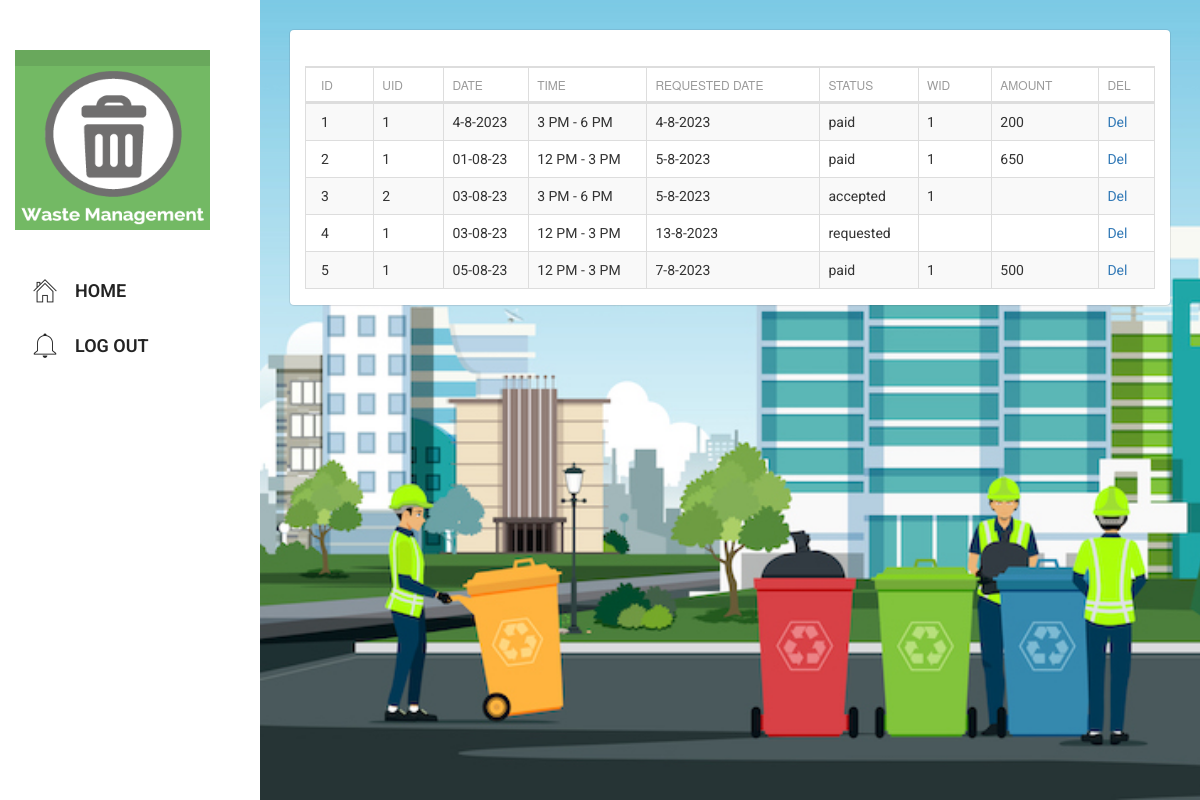
Page /php/waste_management/request_tbl/select.php on the committed database.
### tables this page shows
CREATE TABLE IF NOT EXISTS `request_tbl` (
  `id` int(11) NOT NULL AUTO_INCREMENT,
  `uid` varchar(50) NOT NULL,
  `date` varchar(100) NOT NULL,
  `time` varchar(100) NOT NULL,
  `requested_date` varchar(100) NOT NULL,
  `status` varchar(100) NOT NULL,
  `wid` varchar(50) NOT NULL,
  `amount` varchar(100) NOT NULL,
  PRIMARY KEY (`id`)
);

### php/waste_management/request_tbl/tables.php (called while the page is built, shortened)
<?php
$table="request_tbl";
?>

### php/waste_management/request_tbl/select.php (the view, shortened to what this page needs)
<?php
include("tables.php");
include("../header_inner.php");
$i=0;
?>
		<link rel="stylesheet" type="text/css" href="datatables.min.css">
<div class="">
<table id="example" class="table table-striped table-bordered dataTable no-footer" cellspacing="0"  role="grid" aria-describedby="example_info" >
          <?php
		  include("../connection.php");
	?>
	<?php
		  $result2 = mysqli_query($con,"SHOW FIELDS FROM $table");
 echo "<thead><tr>";
while ($row2 = mysqli_fetch_array($result2))
 {
  $name=$row2['Field'];
  echo "<th>".
  str_replace('_', ' ', $name)
  ."</th>";
 $i++;
 }
 echo "
 <th>Del</th>
 </tr></thead>";
   echo "<tbody>";
 	$result = mysqli_query($con,"SELECT * FROM $table ");
		while($row = mysqli_fetch_array($result))
		{
		$id=$row['0'];
		echo "<tr>";
		for($k=0;$k<$i;$k++)
		{
			if($k==30)
			{
			  $sql2 = "select *  from customer where id='$_SESSION[userid]' ";
    $result2 = mysqli_query($con, $sql2) or die("Error in Selecting " . mysqli_error($connection));
$row2 =mysqli_fetch_array($result2);
			echo "<td >  $row2[contact_person]</td>";
			}
			elseif($k==31)
			{
			echo "<td class='hiddentd'> $row[content] </td>";
			}
				elseif($k==40)
			{
			echo "<td > <img src='uploads/$row[$k]' width='100'></td>";
			}
			else
			{
			echo "<td >$row[$k]</td>";
			}
		}
			echo "
			<td><a href='?del_id=$id' onclick='return rem()'>Del</a></td>
			</tr>";
		}
        ?>
        </tbody>
    </table>
    </div>

### rows in the picture
request_tbl: id "1", uid "1", date "4-8-2023", time "3 PM - 6 PM", requested_date "4-8-2023", status "paid", wid "1", amount "200"
request_tbl: id "2", uid "1", date "01-08-23", time "12 PM - 3 PM", requested_date "5-8-2023", status "paid", wid "1", amount "650"
request_tbl: id "3", uid "2", date "03-08-23", time "3 PM - 6 PM", requested_date "5-8-2023", status "accepted", wid "1"
request_tbl: id "4", uid "1", date "03-08-23", time "12 PM - 3 PM", requested_date "13-8-2023", status "requested"
request_tbl: id "5", uid "1", date "05-08-23", time "12 PM - 3 PM", requested_date "7-8-2023", status "paid", wid "1", amount "500"

### other values in the picture
str_replace('_', ' ', $name) "ID"
str_replace('_', ' ', $name) "UID"
str_replace('_', ' ', $name) "DATE"
str_replace('_', ' ', $name) "TIME"
str_replace('_', ' ', $name) "REQUESTED DATE"
str_replace('_', ' ', $name) "STATUS"
str_replace('_', ' ', $name) "WID"
str_replace('_', ' ', $name) "AMOUNT"
